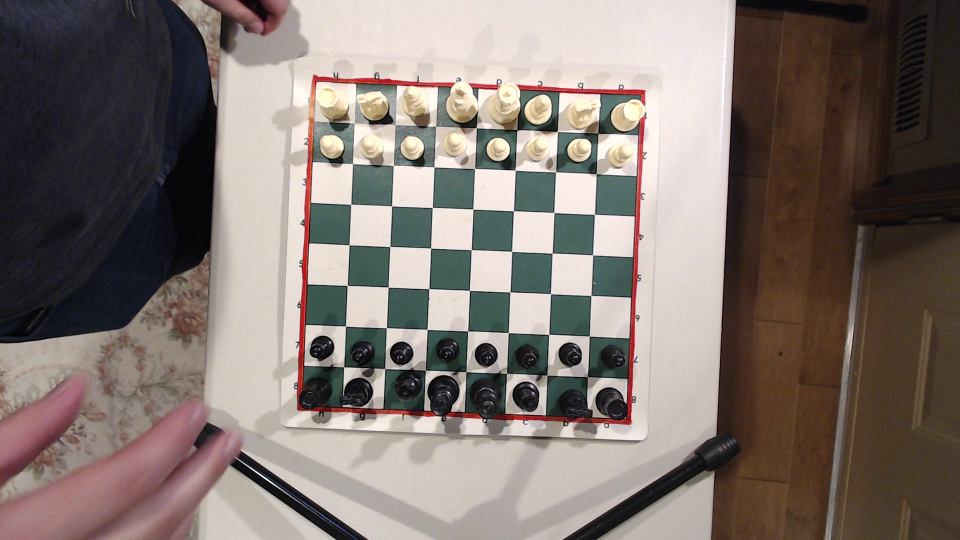
#> input picture fixed_cam_new1.png, 1920 x 1080 px (shown at 1/2 size)
$ python Board_extract_april24.py   (Python 2 division)
#> lines starting #> are read from the running program, lines starting #| are printed output that depends on the picture; after the words box and inside, x2 and y2 are one past the last pixel; in counts of white or black regions, pixels touching at a corner belong together
import cv2
from matplotlib import pyplot as plt
import numpy as np

# [15 lines left out: function find_interection, not called in this run]
def length(p1,p2):
	return np.sqrt((p1[0]-p2[0])**2+(p1[1]-p2[1])**2)

def find_board_edge_size(corners):
	p1 = corners[0]
	p2 = corners[1]
	p3 = corners[2]
	p4 = corners[3]

	return max (length(p1,p2),length(p1,p3),length(p2,p4),length(p3,p4))

# [27 lines left out: function findExtremeCorners, not called in this run]

def findHoughlines(mask):
	edges=cv2.Canny(mask, 100,200)

	thresh=120

	while (True):

		old_lines = cv2.HoughLines(edges,1,np.pi/180,thresh)


		lines=old_lines[0]

		for index,line in enumerate(lines):
			for index_2 in range(index+1, len(lines)):
				if ((abs(line[0]-lines[index_2][0])<thresh1) and (abs(line[1]-lines[index_2][1])<thresh2)):
					line[0]=(line[0]+lines[index_2][0])/2
					line[1]=(line[1]+lines[index_2][1])/2
					to_delete.append(index_2)

		new_lines=np.delete(lines,list(set(to_delete)),axis=0)
		if (len(new_lines))==4:
			break
		else:
			thresh=thresh+10
		if (thresh==180):
			print "Your image sucks"
			break

	return new_lines

# [9 lines left out: function extract_squares, not called in this run]


img = cv2.imread('fixed_cam_new1.png')
#> img is the input picture: shape (1080, 1920, 3); mean B, G, R 111.4, 117.2, 128.4

hsv = cv2.cvtColor(img, cv2.COLOR_BGR2HSV)
#> hsv: shape (1080, 1920, 3); mean H, S, V 43.3, 61.4, 131.2
lower_red = np.array([-10,100,100])
upper_red = np.array([10,255,255])

mask = cv2.inRange(hsv, lower_red, upper_red)
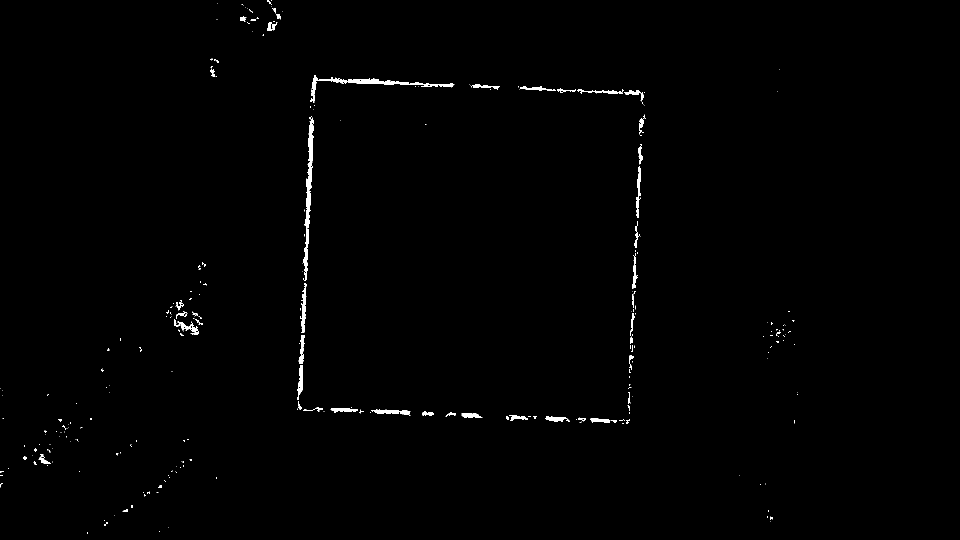
#> mask: shape (1080, 1920) (shown at 1/2 size); 0.68% white; 340 white regions (268 under 20 px), largest, box (x1, y1, x2, y2) and area: (620, 150, 909, 205) 1801, (608, 235, 628, 456) 1745, (600, 566, 613, 666) 641
res = cv2.bitwise_and(img,img, mask= mask)

thresh1=50
thresh2=0.1
to_delete=[]

new_lines = findHoughlines(mask)
#> in findHoughlines, `edges=cv2.Canny(mask, 100,200)`:
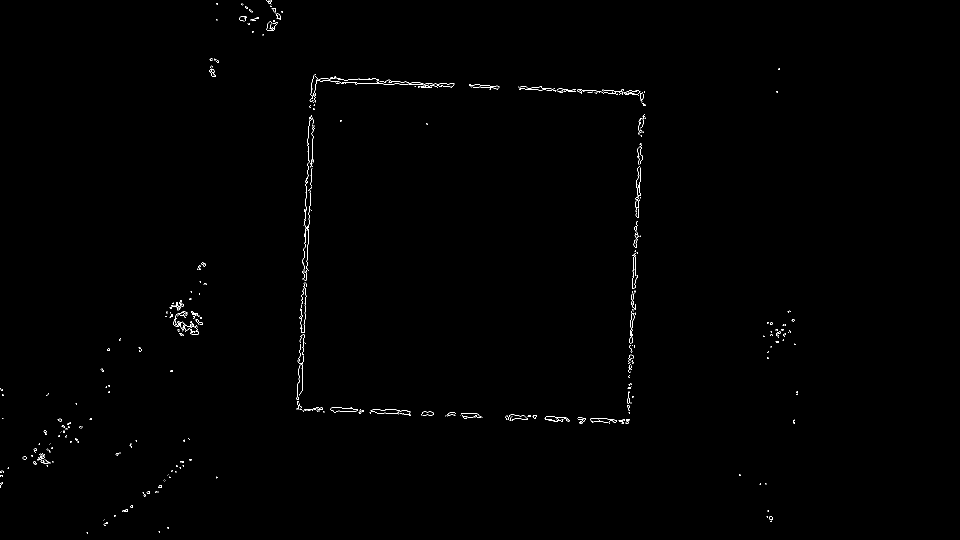
#> edges: shape (1080, 1920) (shown at 1/2 size); 0.35% white in thin lines or dots, all inside (x1, y1, x2, y2) = (0, 0, 1596, 1067)
#> the loop in findHoughlines, `while (True): ` made 6 passes
#> old_lines on passes 5 to 6: [[140, 1.61], [1297, 0.0524], [122, 1.62], [641, 0.0524]], [[140, 1.61]]
#> after the loop in findHoughlines, `while (True):`: line = [140, 1.61]; thresh = 180; to_delete = []
#> new_lines = [[140, 1.61]]

horz=[]
vert=[]

for line in new_lines:
	if abs(np.sin(line[1]))>0.5:
		vert.append((line[0],line[1]))
	else:
		horz.append((line[0],line[1]))
#> this loop made 1 pass
#> after the loop, horz = []; vert = [(140, 1.61)]

# print horz
# print vert

corners=[]

for hor_line in horz:
	for vert_line in vert:
		corners.append(find_interection(hor_line,vert_line))
#> this loop made 0 passes
#> after the loop, corners = []
#print corners

for point in corners:
	cv2.circle(img,point,5,thickness=5,color=1)

#> (the run stopped early here; a loop or call above may not have finished)

$ run again, with fixed_cam_new3.png copied over fixed_cam_new1.png
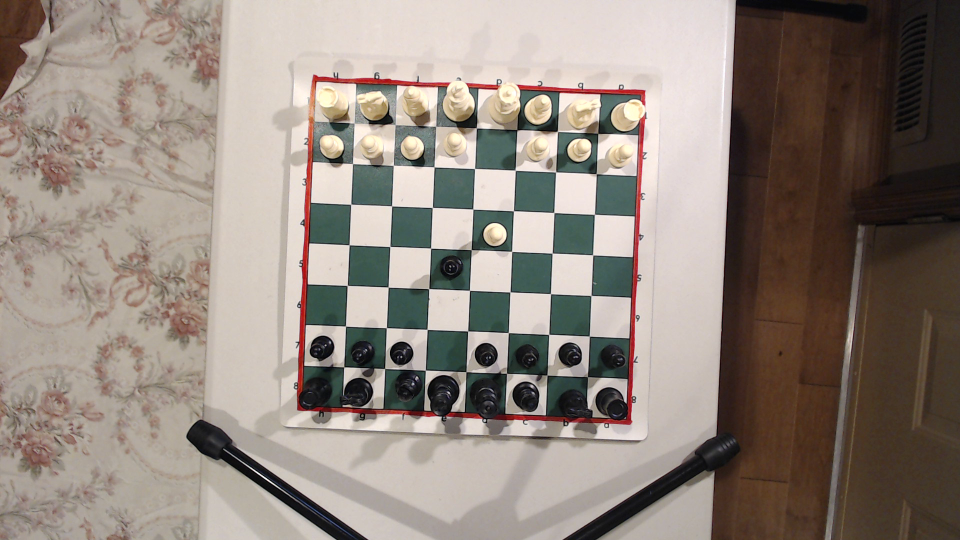
#> input picture fixed_cam_new3.png, 1920 x 1080 px (shown at 1/2 size)
#> img is the input picture: shape (1080, 1920, 3); mean B, G, R 124.8, 133.6, 144.9
#> hsv: shape (1080, 1920, 3); mean H, S, V 25.3, 55.8, 146.7
#> `mask = cv2.inRange(hsv, lower_red, upper_red)`:
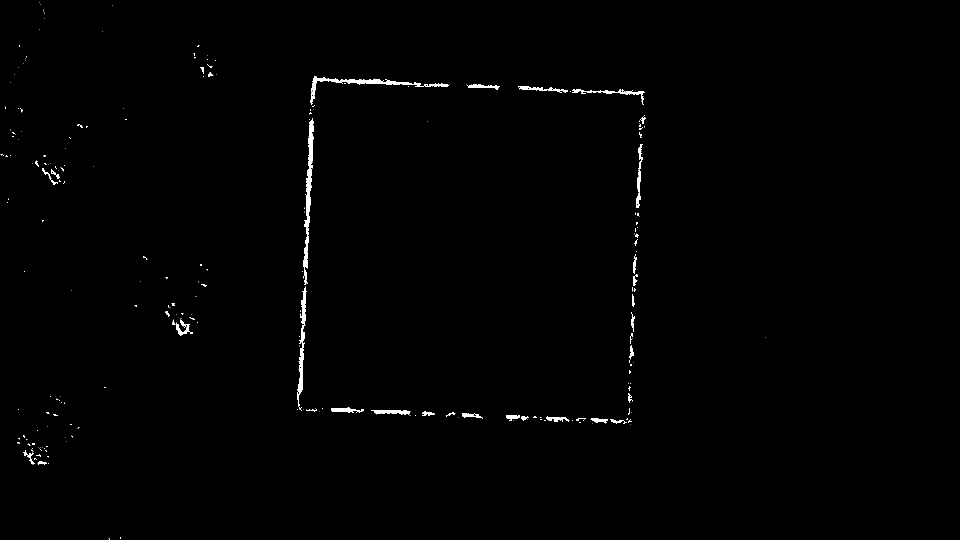
#> mask: shape (1080, 1920) (shown at 1/2 size); 0.63% white; 312 white regions (255 under 20 px), largest, box (x1, y1, x2, y2) and area: (606, 236, 628, 536) 2302, (620, 152, 848, 209) 1582, (594, 573, 613, 814) 1516
#> in findHoughlines, `edges=cv2.Canny(mask, 100,200)`:
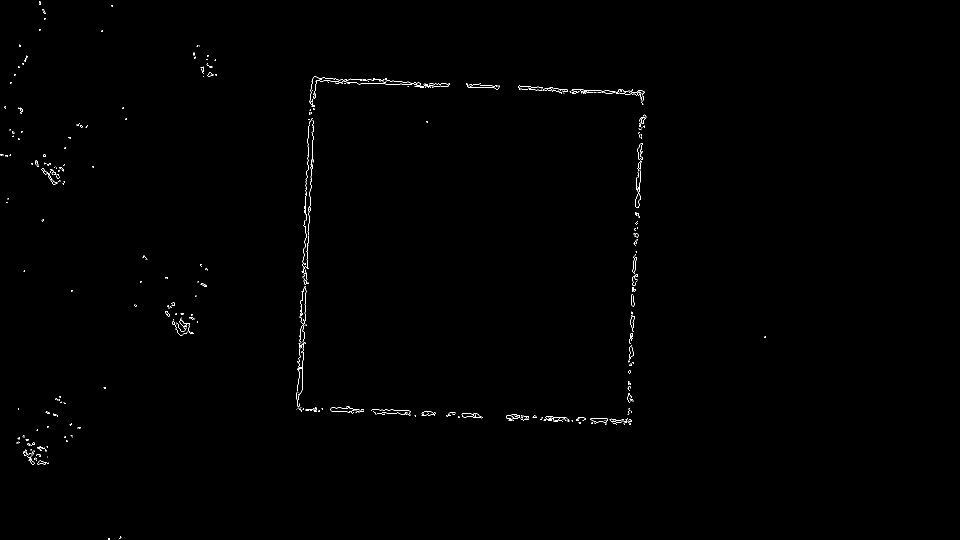
#> edges: shape (1080, 1920) (shown at 1/2 size); 0.33% white in thin lines or dots, all inside (x1, y1, x2, y2) = (1, 3, 1532, 1080)
#> the loop in findHoughlines, `while (True): ` made 6 passes
#> old_lines on passes 4 to 6: [[140, 1.61], [122, 1.62]], [[140, 1.61], [122, 1.62]], [[140, 1.61]]
#> after the loop in findHoughlines, `while (True):`: line = [140, 1.61]; thresh = 180; to_delete = []
#> `new_lines = findHoughlines(mask)`: new_lines = [[140, 1.61]]
#> the loop `for line in new_lines:` made 1 pass
#> after the loop `for line in new_lines:`: horz = []; vert = [(140, 1.61)]
#> after the loop `for hor_line in horz:`: corners = []

$ run again, with board_coloured_pieces.png copied over fixed_cam_new1.png
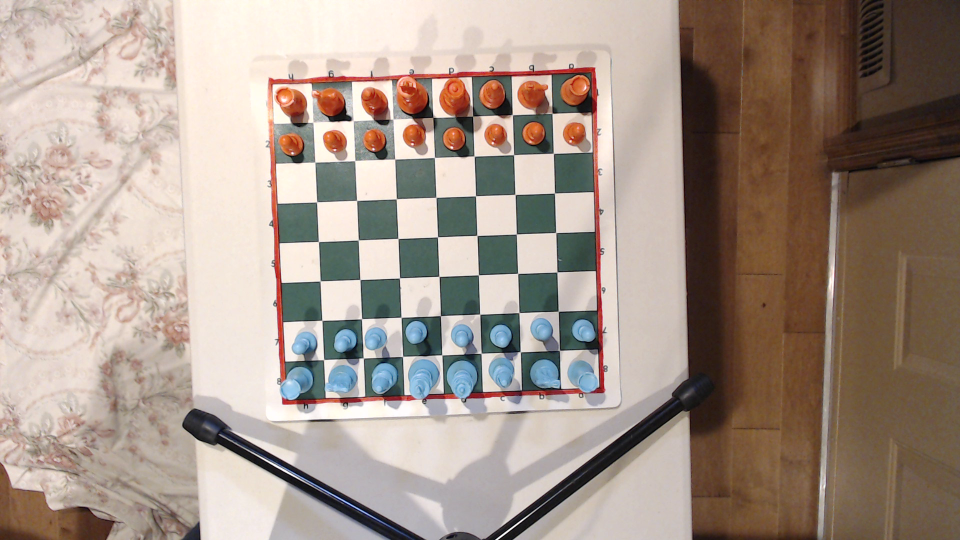
#> input picture board_coloured_pieces.png, 1920 x 1080 px (shown at 1/2 size)
#> img is the input picture: shape (1080, 1920, 3); mean B, G, R 137.7, 148.9, 164.8
#> hsv: shape (1080, 1920, 3); mean H, S, V 27.9, 63.5, 167.8
#> `mask = cv2.inRange(hsv, lower_red, upper_red)`:
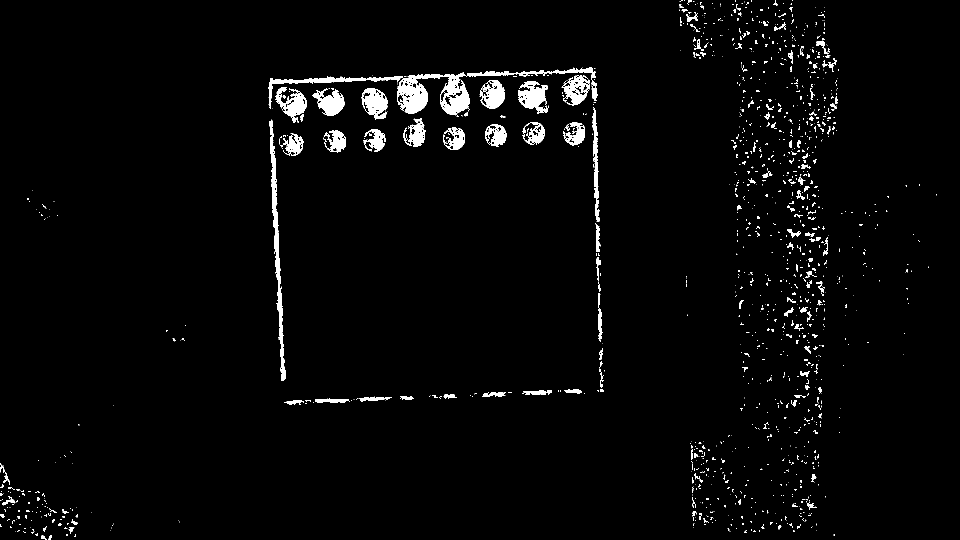
#> mask: shape (1080, 1920) (shown at 1/2 size); 2.7% white; 1477 white regions (1213 under 20 px), largest, box (x1, y1, x2, y2) and area: (794, 145, 940, 231) 6244, (538, 239, 572, 762) 4080, (1036, 162, 1097, 227) 2284
#> in findHoughlines, `edges=cv2.Canny(mask, 100,200)`:
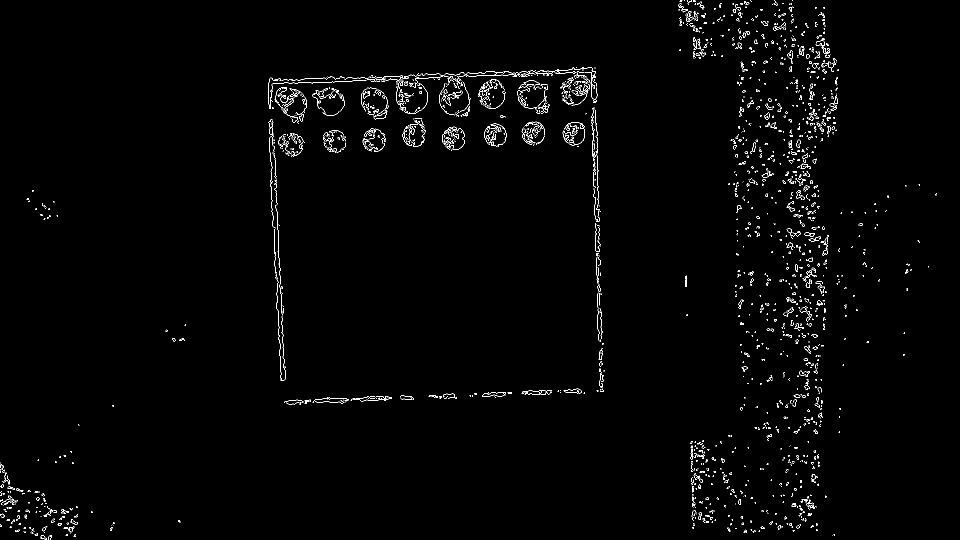
#> edges: shape (1080, 1920) (shown at 1/2 size); 1.2% white in thin lines or dots
#> after the loop in findHoughlines, `while (True):`: line = [185, 1.54]; thresh = 180; to_delete = []
#> `new_lines = findHoughlines(mask)`: new_lines = [[185, 1.54]]
#> the loop `for line in new_lines:` made 1 pass
#> after the loop `for line in new_lines:`: horz = []; vert = [(185, 1.54)]
#> after the loop `for hor_line in horz:`: corners = []
